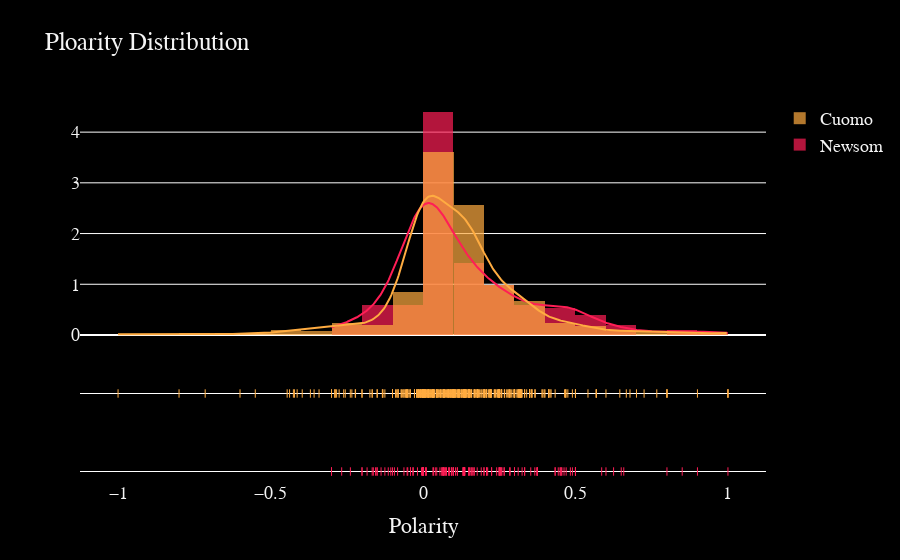

Notebook code for this chart:
### Code cell
# Add histogram data
x1 = tweets_df[tweets_df['username']=='gavinnewsom']['polarity']
x2 = tweets_df[tweets_df['username']=='nygovcuomo']['polarity']
x3 = tweets_df[tweets_df['username']=='gavinnewsom']['subjectivity']
x4 = tweets_df[tweets_df['username']=='nygovcuomo']['subjectivity']

# Group data together
hist_data_polarity = [x1, x2]
hist_data_subjectivity = [x3, x4]

group_labels_polarity = ['Newsom', 'Cuomo']
group_labels_subjectivity = ['Newsom', 'Cuomo']

color = ['#ff1e56','#ffac41']


# Create distplot with custom bin_size
fig_polarity = ff.create_distplot(hist_data_polarity, group_labels_polarity, bin_size=.1, colors = color)
fig_polarity.update_layout(
    title="Ploarity Distribution",
    xaxis_title="Polarity",
    paper_bgcolor='#000000',
    plot_bgcolor='#000000',
    font=dict(
        family="Courier New, monospace",
        size=18,
        color="#f4f4f4")
)
fig_polarity.show()

fig_subjectivity = ff.create_distplot(hist_data_subjectivity, group_labels_subjectivity, bin_size=.1, colors = color)
fig_subjectivity.update_layout(
    title="Subjectivity Distribution",
    xaxis_title="Subjectivity",
    paper_bgcolor='#000000',
    plot_bgcolor='#000000',
    font=dict(
        family="Courier New, monospace",
        size=18,
        color="#f4f4f4")
)
fig_subjectivity.show()

### Figure 1 — Plotly figure (JSON) as saved in the notebook; plotly's stock layout.template omitted (floating-point values rounded to 4 significant figures; data arrays with more than 128 entries replaced by an {"elided": "..."} marker saying what was removed)
{"data": [{"autobinx": false, "histnorm": "probability density", "legendgroup": "Newsom", "marker": {"color": "#ff1e56"}, "name": "Newsom", "opacity": 0.7, "type": "histogram", "x": {"elided": "206 float values"}, "xaxis": "x", "xbins": {"end": 1, "size": 0.1, "start": -0.3}, "yaxis": "y"}, {"autobinx": false, "histnorm": "probability density", "legendgroup": "Cuomo", "marker": {"color": "#ffac41"}, "name": "Cuomo", "opacity": 0.7, "type": "histogram", "x": {"elided": "548 float values"}, "xaxis": "x", "xbins": {"end": 1, "size": 0.1, "start": -1}, "yaxis": "y"}, {"legendgroup": "Newsom", "marker": {"color": "#ff1e56"}, "mode": "lines", "name": "Newsom", "showlegend": false, "type": "scatter", "x": {"elided": "500 float values"}, "xaxis": "x", "y": {"elided": "500 float values"}, "yaxis": "y"}, {"legendgroup": "Cuomo", "marker": {"color": "#ffac41"}, "mode": "lines", "name": "Cuomo", "showlegend": false, "type": "scatter", "x": {"elided": "500 float values"}, "xaxis": "x", "y": {"elided": "500 float values"}, "yaxis": "y"}, {"legendgroup": "Newsom", "marker": {"color": "#ff1e56", "symbol": "line-ns-open"}, "mode": "markers", "name": "Newsom", "showlegend": false, "type": "scatter", "x": {"elided": "206 float values"}, "xaxis": "x", "y": {"elided": "206 str values"}, "yaxis": "y2"}, {"legendgroup": "Cuomo", "marker": {"color": "#ffac41", "symbol": "line-ns-open"}, "mode": "markers", "name": "Cuomo", "showlegend": false, "type": "scatter", "x": {"elided": "548 float values"}, "xaxis": "x", "y": {"elided": "548 str values"}, "yaxis": "y2"}], "layout": {"barmode": "overlay", "font": {"color": "#f4f4f4", "family": "Courier New, monospace", "size": 18}, "hovermode": "closest", "legend": {"traceorder": "reversed"}, "paper_bgcolor": "#000000", "plot_bgcolor": "#000000", "title": {"text": "Ploarity Distribution"}, "xaxis": {"anchor": "y2", "domain": [0, 1], "title": {"text": "Polarity"}, "zeroline": false}, "yaxis": {"anchor": "free", "domain": [0.35, 1], "position": 0}, "yaxis2": {"anchor": "x", "domain": [0, 0.25], "dtick": 1, "showticklabels": false}}}
